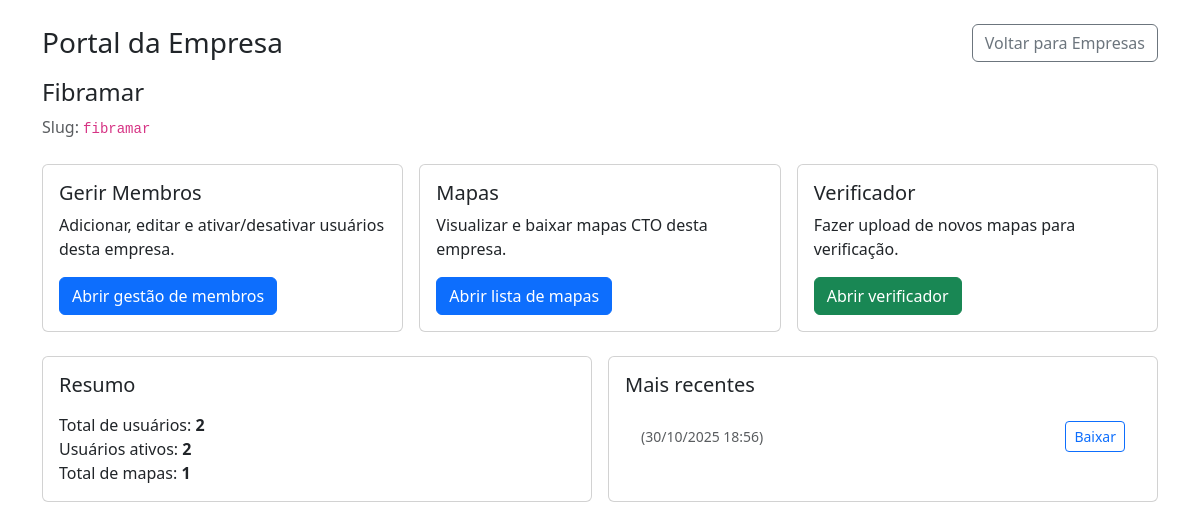
Page /rm/empresas/fibramar/painel/ (signed in) on the earlier database version.
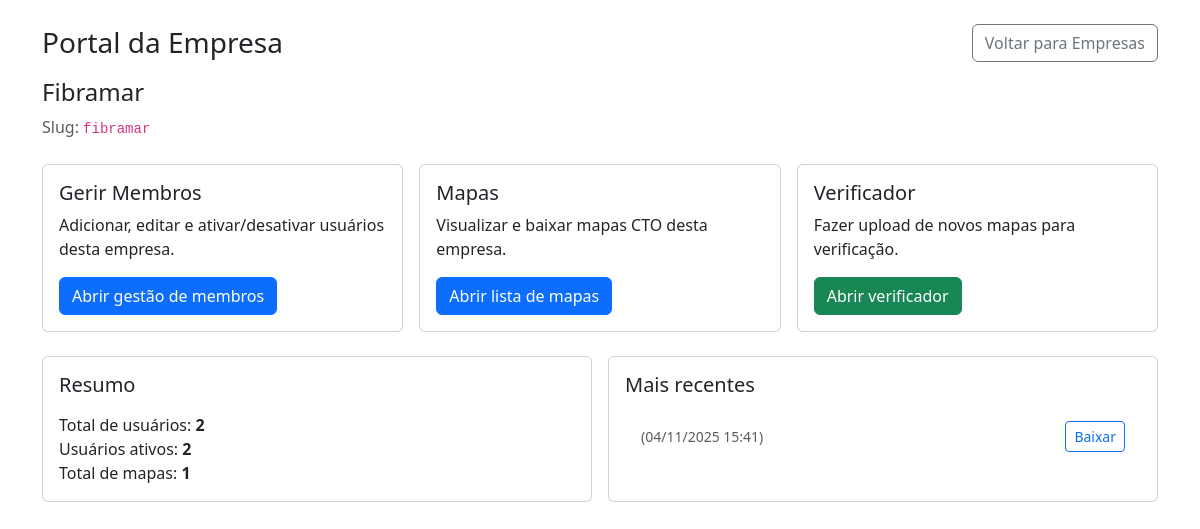
Same page on the later database version.
### core/models.py (models this page shows, shortened)
class CTOMapFile(models.Model):
    FILE_TYPES = [
        ('kml', 'KML'),
        ('kmz', 'KMZ'),
        ('csv', 'CSV'),
        ('xls', 'XLS'),
        ('xlsx', 'XLSX'),
    ]
    PROCESSING_STATUS = [
        ('pending', 'Pendente'),
        ('processing', 'Processando'),
        ('completed', 'Concluído'),
        ('failed', 'Falhou'),
    ]
    file = models.FileField(upload_to="cto_maps/", verbose_name="Arquivo")
    description = models.CharField(max_length=255, blank=True, verbose_name="Descrição")
    file_type = models.CharField(max_length=10, choices=FILE_TYPES, default='csv', verbose_name="Tipo de Arquivo")
    company = models.ForeignKey(
        Company,
        on_delete=models.CASCADE,
        related_name='cto_maps',
        verbose_name="Empresa"
    )
    uploaded_by = models.ForeignKey(
        CustomUser,
        on_delete=models.CASCADE,
        related_name='uploaded_maps',
        verbose_name="Enviado por"
    )
    uploaded_at = models.DateTimeField(auto_now_add=True, verbose_name="Enviado em")
    processing_status = models.CharField(
        max_length=20,
        choices=PROCESSING_STATUS,
        default='pending',
        verbose_name="Status de Processamento"
    )
    is_processed = models.BooleanField(default=False, verbose_name="Processado")
    processed_at = models.DateTimeField(null=True, blank=True, verbose_name="Processado em")
    analysis_id = models.CharField(max_length=100, blank=True, verbose_name="ID da Análise")
    viability_score = models.IntegerField(null=True, blank=True, verbose_name="Score de Viabilidade")
    processing_time = models.FloatField(null=True, blank=True, verbose_name="Tempo de Processamento (s)")
    analysis_results = models.JSONField(default=dict, blank=True, verbose_name="Resultados da Análise")
    issues_found = models.JSONField(default=list, blank=True, verbose_name="Problemas Encontrados")
    recommendations = models.JSONField(default=list, blank=True, verbose_name="Recomendações")
    file_size = models.BigIntegerField(null=True, blank=True, verbose_name="Tamanho do Arquivo (bytes)")
    coordinates_count = models.IntegerField(null=True, blank=True, verbose_name="Número de Coordenadas")
    updated_at = models.DateTimeField(auto_now=True, verbose_name="Atualizado em")
    class Meta:
        verbose_name = "Mapa CTO"
        verbose_name_plural = "Mapas CTO"
        ordering = ['-uploaded_at']
        indexes = [
            models.Index(fields=['company', 'processing_status']),
            models.Index(fields=['uploaded_by', 'uploaded_at']),
            models.Index(fields=['file_type', 'is_processed']),
        ]

### core/views.py (the view)
@login_required
@rm_admin_required
def rm_company_portal(request, company_slug):
    company = get_object_or_404(Company, slug=company_slug)
    users_qs = CustomUser.objects.filter(company=company)
    maps_qs = CTOMapFile.objects.filter(company=company)
    context = {
        'company': company,
        'total_users': users_qs.count(),
        'active_users': users_qs.filter(is_active=True).count(),
        'total_maps': maps_qs.count(),
        'recent_maps': maps_qs.order_by('-uploaded_at')[:5],
    }
    return render(request, 'core/rm_company_portal.html', context)

### core/models.py (called while the page is built)
    @property
    def is_rm_admin(self):
        return self.role == 'RM' or self.is_superuser

### core/permissions.py (called while the page is built)
def is_rm_admin(user):
    return user.is_authenticated and user.is_rm_admin

### core/templates/core/rm_company_portal.html (shortened to what this page needs)
{% load static %}
<!DOCTYPE html>
<html lang="pt-br">
<head>
  <link href="https://cdn.jsdelivr.net/npm/bootstrap@5.3.2/dist/css/bootstrap.min.css" rel="stylesheet" />
</head>
<body>
  <div class="container py-4">
    <div class="d-flex align-items-center justify-content-between mb-3">
      <h1 class="h3 mb-0">Portal da Empresa</h1>
      <a class="btn btn-outline-secondary" href="{% url 'rm:company_list' %}">Voltar para Empresas</a>
    </div>
    <div class="mb-4">
      <h2 class="h4">{{ company.name }}</h2>
      <p class="text-muted mb-0">Slug: <code>{{ company.slug }}</code></p>
    </div>
    <div class="row g-3 mb-4">
      <div class="col-12 col-md-4">
        <div class="card card-action h-100">
          <div class="card-body">
            <h5 class="card-title">Gerir Membros</h5>
            <p class="card-text mb-3">Adicionar, editar e ativar/desativar usuários desta empresa.</p>
            <a class="btn btn-primary" href="{% url 'company:user_list' company_slug=company.slug %}">Abrir gestão de membros</a>
          </div>
        </div>
      </div>
      <div class="col-12 col-md-4">
        <div class="card card-action h-100">
          <div class="card-body">
            <h5 class="card-title">Mapas</h5>
            <p class="card-text mb-3">Visualizar e baixar mapas CTO desta empresa.</p>
            <a class="btn btn-primary" href="{% url 'rm:map_list' %}?company={{ company.slug }}">Abrir lista de mapas</a>
          </div>
        </div>
      </div>
      <div class="col-12 col-md-4">
        <div class="card card-action h-100">
          <div class="card-body">
            <h5 class="card-title">Verificador</h5>
            <p class="card-text mb-3">Fazer upload de novos mapas para verificação.</p>
            <a class="btn btn-success" href="{% url 'company:ftth_viewer:index' company_slug=company.slug %}">Abrir verificador</a>
          </div>
        </div>
      </div>
    </div>
    <div class="row g-3">
      <div class="col-12 col-lg-6">
        <div class="card h-100">
          <div class="card-body">
            <h5 class="card-title mb-3">Resumo</h5>
            <ul class="list-unstyled mb-0">
              <li>Total de usuários: <strong>{{ total_users }}</strong></li>
              <li>Usuários ativos: <strong>{{ active_users }}</strong></li>
              <li>Total de mapas: <strong>{{ total_maps }}</strong></li>
            </ul>
          </div>
        </div>
      </div>
      <div class="col-12 col-lg-6">
        <div class="card h-100">
          <div class="card-body">
            <h5 class="card-title mb-3">Mais recentes</h5>
            {% if recent_maps %}
            <ul class="list-group list-group-flush">
              {% for m in recent_maps %}
              <li class="list-group-item d-flex justify-content-between align-items-center">
                <span>{{ m.original_filename }} <small class="text-muted">({{ m.uploaded_at|date:"d/m/Y H:i" }})</small></span>
                <a class="btn btn-sm btn-outline-primary" href="{% url 'rm:map_download' m.pk %}">Baixar</a>
              </li>
              {% endfor %}
            </ul>
            {% else %}
            <p class="text-muted mb-0">Sem uploads recentes.</p>
            {% endif %}
          </div>
        </div>
      </div>
    </div>
  </div>
</body>
</html>

Differences in the rows shown:
removed CTOMapFile: uploaded_at "30/10/2025 18:56"
added CTOMapFile: uploaded_at "04/11/2025 15:41"
